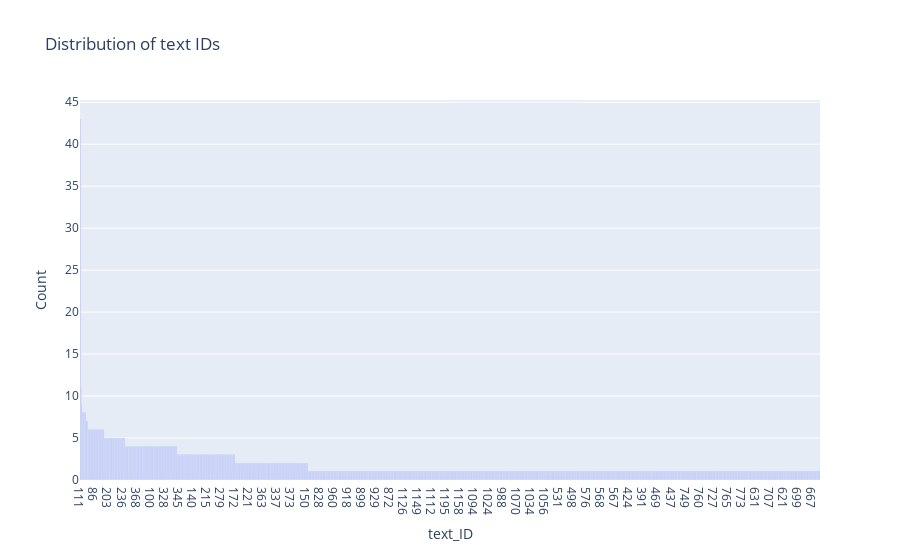

The code cell stored with this chart in its notebook:
### Code cell
import plotly.express as px

value_counts = data_useful["text_ID"].value_counts().reset_index()
value_counts.columns = ['text_ID', 'Count']

fig = px.bar(value_counts, x='text_ID', y='Count', title='Distribution of text IDs')

fig.update_layout(
    xaxis_title='text_ID',
    yaxis_title='Count',
    xaxis=dict(type='category')
)

fig.show()

### Figure 1 — Plotly figure (JSON) as saved in the notebook; plotly's stock layout.template omitted (floating-point values rounded to 4 significant figures; data arrays with more than 128 entries replaced by an {"elided": "..."} marker saying what was removed)
{"data": [{"alignmentgroup": "True", "hovertemplate": "text_ID=%{x}<br>Count=%{y}<extra></extra>", "legendgroup": "", "marker": {"color": "#636efa", "pattern": {"shape": ""}}, "name": "", "offsetgroup": "", "orientation": "v", "showlegend": false, "textposition": "auto", "type": "bar", "x": {"elided": "1209 int values"}, "xaxis": "x", "y": {"elided": "1209 int values"}, "yaxis": "y"}], "layout": {"barmode": "relative", "legend": {"tracegroupgap": 0}, "title": {"text": "Distribution of text IDs"}, "xaxis": {"anchor": "y", "domain": [0, 1], "title": {"text": "text_ID"}, "type": "category"}, "yaxis": {"anchor": "x", "domain": [0, 1], "title": {"text": "Count"}}}}
